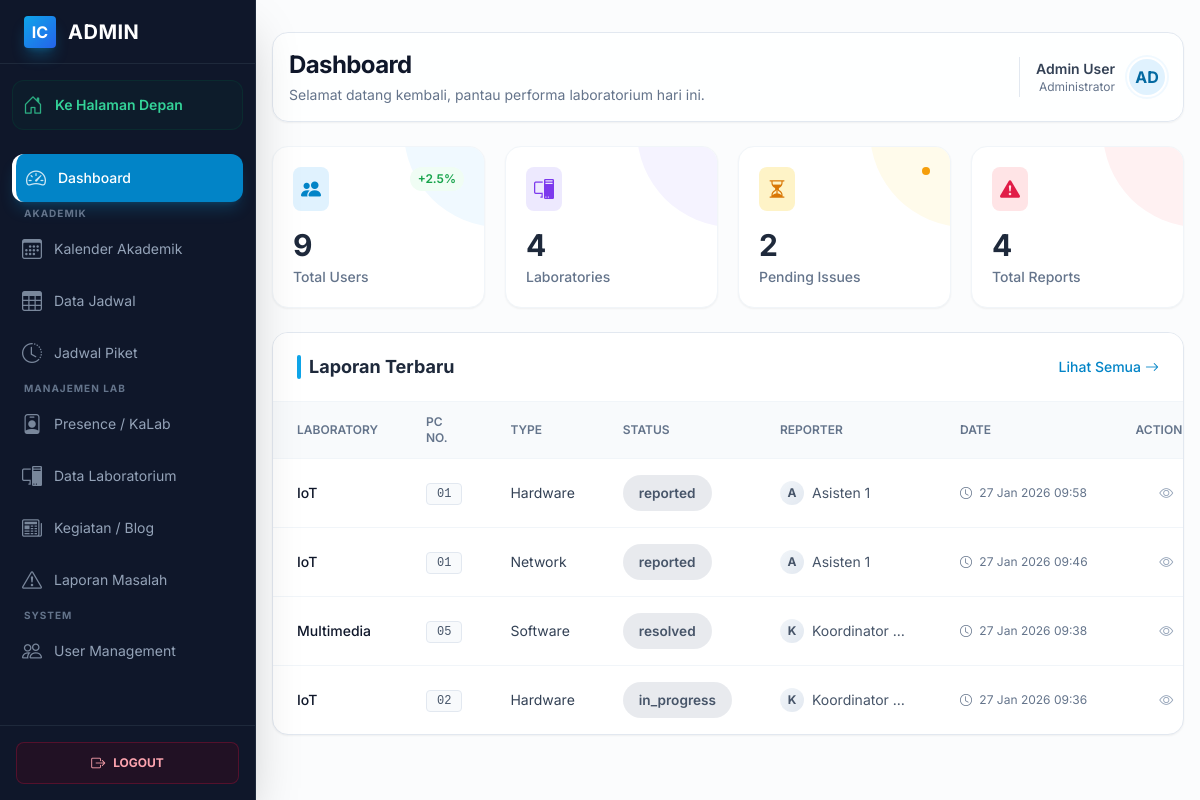
The page /public/admin/dashboard (signed in) on the database as committed earlier.
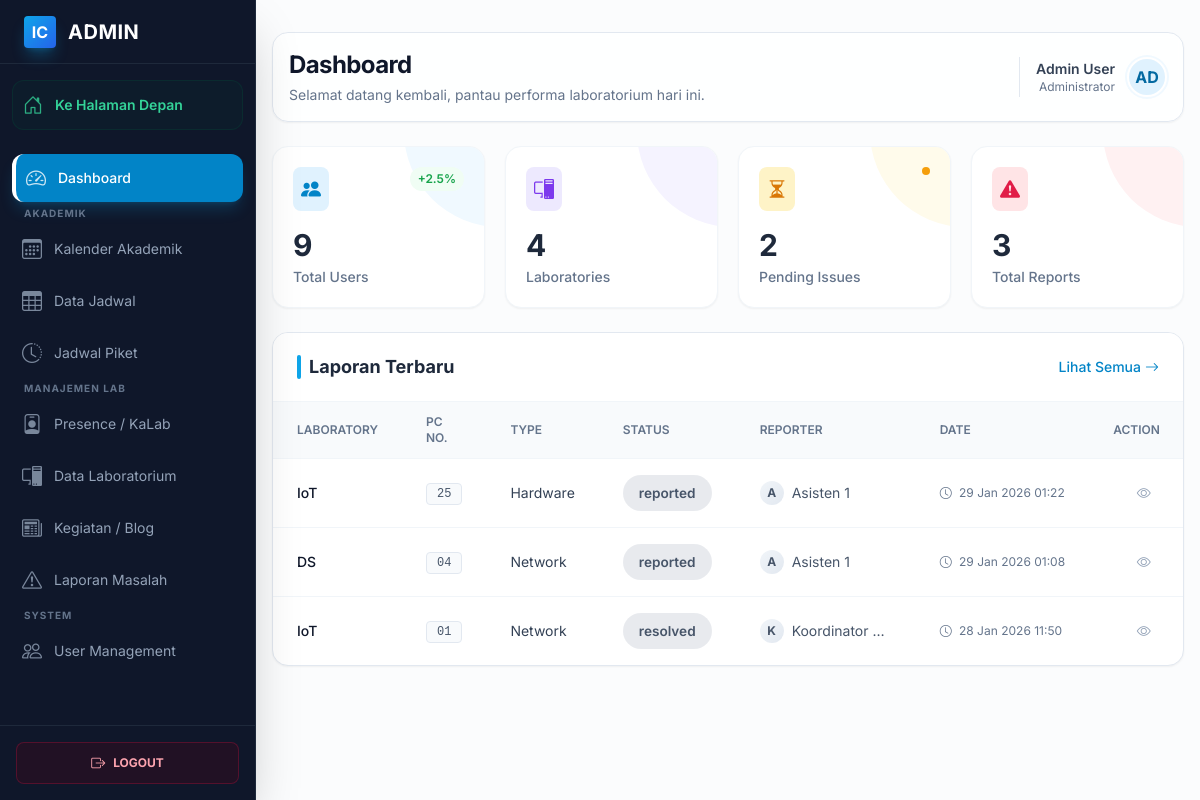
The same page on the database as committed later.
### tables this page shows
CREATE TABLE `lab_problems` (
  `id` int(11) NOT NULL AUTO_INCREMENT,
  `laboratory_id` int(11) NOT NULL,
  `pc_number` varchar(50) DEFAULT NULL,
  `problem_type` enum('hardware','software','network','other') NOT NULL,
  `description` text NOT NULL,
  `status` enum('reported','in_progress','resolved') DEFAULT 'reported',
  `reported_by` int(11) NOT NULL,
  `assigned_to` int(11) DEFAULT NULL,
  `reported_at` timestamp NOT NULL DEFAULT current_timestamp(),
  `started_at` datetime DEFAULT NULL,
  `completed_at` datetime DEFAULT NULL,
  PRIMARY KEY (`id`),
  KEY `reported_by` (`reported_by`),
  KEY `idx_lab_problems_status` (`status`),
  KEY `idx_lab_problems_lab` (`laboratory_id`),
  KEY `fk_lab_problems_assigned` (`assigned_to`),
  CONSTRAINT `fk_lab_problems_assigned` FOREIGN KEY (`assigned_to`) REFERENCES `users` (`id`) ON DELETE SET NULL,
  CONSTRAINT `lab_problems_ibfk_1` FOREIGN KEY (`laboratory_id`) REFERENCES `laboratories` (`id`) ON DELETE CASCADE,
  CONSTRAINT `lab_problems_ibfk_2` FOREIGN KEY (`reported_by`) REFERENCES `users` (`id`) ON DELETE CASCADE
);

CREATE TABLE `laboratories` (
  `id` int(11) NOT NULL AUTO_INCREMENT,
  `lab_name` varchar(100) NOT NULL,
  `image` varchar(255) DEFAULT NULL,
  `description` text DEFAULT NULL,
  `pc_count` int(11) DEFAULT 0,
  `tv_count` int(11) DEFAULT 0,
  `capacity` int(11) DEFAULT 0,
  `status` enum('active','maintenance','inactive') DEFAULT 'active',
  `location` varchar(100) DEFAULT NULL,
  `building` varchar(50) DEFAULT NULL,
  `floor` varchar(10) DEFAULT NULL,
  `room_number` varchar(20) DEFAULT NULL,
  PRIMARY KEY (`id`)
);

CREATE TABLE `users` (
  `id` int(11) NOT NULL AUTO_INCREMENT,
  `name` varchar(100) NOT NULL,
  `email` varchar(100) NOT NULL,
  `phone` varchar(20) DEFAULT NULL,
  `password` varchar(255) NOT NULL,
  `role_id` int(11) NOT NULL,
  `status` enum('active','inactive') DEFAULT 'active',
  `created_at` timestamp NOT NULL DEFAULT current_timestamp(),
  PRIMARY KEY (`id`),
  UNIQUE KEY `email` (`email`),
  KEY `idx_users_email` (`email`),
  KEY `idx_users_role` (`role_id`),
  CONSTRAINT `users_ibfk_1` FOREIGN KEY (`role_id`) REFERENCES `roles` (`id`)
);

### app/views/admin/dashboard.php (the view, shortened to what the rows shown need)
<?php include APP_PATH . '/views/layouts/header.php'; ?>
<div class="admin-layout antialiased bg-slate-50/50 min-h-screen relative text-slate-800">
    <?php include APP_PATH . '/views/layouts/sidebar.php'; ?>
    <main class="p-4 sm:ml-64 pt-8 transition-all duration-300">
        <div class="max-w-7xl mx-auto space-y-6">
            <div class="flex flex-col md:flex-row justify-between items-start md:items-center gap-4 bg-white/80 backdrop-blur-sm p-4 rounded-2xl border border-slate-200 shadow-sm">
                <div>
                    <h1 class="text-2xl font-bold tracking-tight text-slate-900">Dashboard</h1>
                    <p class="text-slate-500 text-sm mt-1">Selamat datang kembali, pantau performa laboratorium hari ini.</p>
                </div>
                <div class="flex items-center gap-3 pl-4 md:border-l md:border-slate-200">
                    <div class="text-right hidden sm:block">
                        <p class="text-sm font-semibold text-slate-700"><?= e($userName) ?></p>
                        <p class="text-xs text-slate-500">Administrator</p>
                    </div>
                    <div class="w-10 h-10 rounded-full bg-primary-100 flex items-center justify-center text-primary-700 font-bold border-2 border-white shadow-sm ring-2 ring-primary-50">
                        <?= strtoupper(substr($userName, 0, 2)) ?>
                    </div>
                </div>
            </div>
            <div class="admin-content space-y-6">
                <div class="grid grid-cols-1 sm:grid-cols-2 lg:grid-cols-4 gap-5">
                    <div class="group bg-white p-5 rounded-2xl border border-slate-100 shadow-sm hover:shadow-md transition-all duration-300 relative overflow-hidden">
                        <div class="relative z-10">
                            <div class="flex justify-between items-start mb-4">
                                <div class="p-2 bg-primary-100 text-primary-600 rounded-lg">
                                    <i class="bi bi-people-fill text-xl"></i>
                                </div>
                                <span class="text-xs font-semibold text-green-600 bg-green-50 px-2 py-1 rounded-full">+2.5%</span>
                            </div>
                            <div class="stat-value text-3xl font-bold text-slate-800"><?= $statistics['total_users'] ?? 0 ?></div>
                            <div class="stat-label text-slate-500 text-sm font-medium mt-1">Total Users</div>
                        </div>
                    </div>
                    <div class="group bg-white p-5 rounded-2xl border border-slate-100 shadow-sm hover:shadow-md transition-all duration-300 relative overflow-hidden">
                        <div class="absolute right-0 top-0 w-24 h-24 bg-violet-50 rounded-bl-full -mr-4 -mt-4 transition-transform group-hover:scale-110"></div>
                        <div class="relative z-10">
                            <div class="flex justify-between items-start mb-4">
                                <div class="p-2 bg-violet-100 text-violet-600 rounded-lg">
                                    <i class="bi bi-pc-display text-xl"></i>
                                </div>
                            </div>
                            <div class="stat-value text-3xl font-bold text-slate-800"><?= $statistics['total_laboratories'] ?? 0 ?></div>
                            <div class="stat-label text-slate-500 text-sm font-medium mt-1">Laboratories</div>
                        </div>
                    </div>
                    <div class="group bg-white p-5 rounded-2xl border border-slate-100 shadow-sm hover:shadow-md transition-all duration-300 relative overflow-hidden">
                        <div class="absolute right-0 top-0 w-24 h-24 bg-amber-50 rounded-bl-full -mr-4 -mt-4 transition-transform group-hover:scale-110"></div>
                        <div class="relative z-10">
                            <div class="flex justify-between items-start mb-4">
                                <div class="p-2 bg-amber-100 text-amber-600 rounded-lg">
                                    <i class="bi bi-hourglass-split text-xl"></i>
                                </div>
                                <?php if(($statistics['pending_problems'] ?? 0) > 0): ?>
                                    <span class="animate-pulse w-2 h-2 rounded-full bg-amber-500"></span>
                                <?php endif; ?>
                            </div>
                            <div class="stat-value text-3xl font-bold text-slate-800"><?= $statistics['pending_problems'] ?? 0 ?></div>
                            <div class="stat-label text-slate-500 text-sm font-medium mt-1">Pending Issues</div>
                        </div>
                    </div>
                    <div class="group bg-white p-5 rounded-2xl border border-slate-100 shadow-sm hover:shadow-md transition-all duration-300 relative overflow-hidden">
                        <div class="absolute right-0 top-0 w-24 h-24 bg-rose-50 rounded-bl-full -mr-4 -mt-4 transition-transform group-hover:scale-110"></div>
                        <div class="relative z-10">
                            <div class="flex justify-between items-start mb-4">
                                <div class="p-2 bg-rose-100 text-rose-600 rounded-lg">
                                    <i class="bi bi-exclamation-triangle-fill text-xl"></i>
                                </div>
                            </div>
                            <div class="stat-value text-3xl font-bold text-slate-800"><?= $statistics['total_problems'] ?? 0 ?></div>
                            <div class="stat-label text-slate-500 text-sm font-medium mt-1">Total Reports</div>
                        </div>
                    </div>
                </div>
                <div class="bg-white border border-slate-200 rounded-2xl shadow-sm overflow-hidden">
                    <div class="px-6 py-5 border-b border-slate-100 flex justify-between items-center bg-white">
                        <div class="flex items-center gap-2">
                            <div class="w-1 h-6 bg-primary-500 rounded-full"></div>
                            <h2 class="text-lg font-bold text-slate-800">Laporan Terbaru</h2>
                        </div>
                        <a href="<?= url('/admin/problems') ?>" class="text-sm text-primary-600 hover:text-primary-700 font-medium hover:underline flex items-center gap-1">
                            Lihat Semua <i class="bi bi-arrow-right"></i>
                        </a>
                    </div>
                    <div class="overflow-x-auto">
                        <?php if (!empty($recentProblems)): ?>
                            <table class="w-full text-sm text-left text-slate-600">
                                <thead class="text-xs text-slate-500 uppercase bg-slate-50 border-b border-slate-100">
                                    <tr>
                                        <th scope="col" class="px-6 py-3 font-semibold">Laboratory</th>
                                        <th scope="col" class="px-6 py-3 font-semibold">PC No.</th>
                                        <th scope="col" class="px-6 py-3 font-semibold">Type</th>
                                        <th scope="col" class="px-6 py-3 font-semibold">Status</th>
                                        <th scope="col" class="px-6 py-3 font-semibold">Reporter</th>
                                        <th scope="col" class="px-6 py-3 font-semibold">Date</th>
                                        <th scope="col" class="px-6 py-3 font-semibold text-right">Action</th>
                                    </tr>
                                </thead>
                                <tbody class="divide-y divide-slate-100">
                                    <?php foreach (array_slice($recentProblems, 0, 10) as $problem): ?>
                                        <tr class="hover:bg-slate-50/80 transition-colors duration-150">
                                            <td class="px-6 py-4 font-medium text-slate-900"><?= e($problem['lab_name']) ?></td>
                                            <td class="px-6 py-4">
                                                <span class="inline-flex items-center px-2.5 py-0.5 rounded border border-slate-200 bg-slate-50 text-slate-600 text-xs font-medium font-mono">
                                                    <?= e($problem['pc_number']) ?>
                                                </span>
                                            </td>
                                            <td class="px-6 py-4 text-slate-700"><?= getProblemTypeLabel($problem['problem_type']) ?></td>
                                            <td class="px-6 py-4">
                                                <?= getStatusBadge($problem['status']) ?>
                                            </td>
                                            <td class="px-6 py-4">
                                                <div class="flex items-center gap-2">
                                                    <div class="w-6 h-6 rounded-full bg-gradient-to-br from-slate-100 to-slate-200 flex items-center justify-center text-xs text-slate-600 font-bold">
                                                        <?= substr($problem['reporter_name'], 0, 1) ?>
                                                    </div>
                                                    <span class="truncate max-w-[100px]"><?= e($problem['reporter_name']) ?></span>
                                                </div>
                                            </td>
                                            <td class="px-6 py-4 text-slate-500 text-xs whitespace-nowrap">
                                                <i class="bi bi-clock me-1"></i>
                                                <?= formatDateTime($problem['reported_at']) ?>
                                            </td>
                                            <td class="px-6 py-4 text-right">
                                                <a href="<?= url('/admin/problems/' . $problem['id']) ?>"
                                                   class="inline-flex items-center justify-center w-8 h-8 rounded-full text-slate-400 hover:text-primary-600 hover:bg-primary-50 transition-all" title="View Details">
                                                    <i class="bi bi-eye"></i>
                                                </a>
                                            </td>
                                        </tr>
                                    <?php endforeach; ?>
                                </tbody>
                            </table>
                        <?php endif; ?>
                    </div>
                </div>
            </div>
        </div>
    </main>
</div>
<?php include APP_PATH . '/views/admin/layouts/footer.php'; ?>

### app/helpers/functions.php (shortened to what the rows shown need)
<?php
function e($string) {
    return htmlspecialchars($string, ENT_QUOTES, 'UTF-8');
}
function getStatusBadge($status) {
    $badges = [
        'active' => '<span style="padding: 0.5rem 1rem; border-radius: 9999px; font-size: 0.85rem; font-weight: 600; background: rgba(16, 185, 129, 0.15); color: #059669; display: inline-block;">✓ Active</span>',
        'inactive' => '<span style="padding: 0.5rem 1rem; border-radius: 9999px; font-size: 0.85rem; font-weight: 600; background: rgba(239, 68, 68, 0.15); color: #dc2626; display: inline-block;">✕ Inactive</span>',
        'pending' => '<span style="padding: 0.5rem 1rem; border-radius: 9999px; font-size: 0.85rem; font-weight: 600; background: rgba(245, 158, 11, 0.15); color: #d97706; display: inline-block;">⏳ Pending</span>',
        'completed' => '<span style="padding: 0.5rem 1rem; border-radius: 9999px; font-size: 0.85rem; font-weight: 600; background: rgba(16, 185, 129, 0.15); color: #059669; display: inline-block;">✓ Completed</span>',
        'in_progress' => '<span style="padding: 0.5rem 1rem; border-radius: 9999px; font-size: 0.85rem; font-weight: 600; background: rgba(59, 130, 246, 0.15); color: #2563eb; display: inline-block;">⚙️ In Progress</span>',
        'reported' => '<span style="padding: 0.5rem 1rem; border-radius: 9999px; font-size: 0.85rem; font-weight: 600; background: rgba(245, 158, 11, 0.15); color: #d97706; display: inline-block;">📋 Reported</span>',
        'resolved' => '<span style="padding: 0.5rem 1rem; border-radius: 9999px; font-size: 0.85rem; font-weight: 600; background: rgba(16, 185, 129, 0.15); color: #059669; display: inline-block;">✅ Resolved</span>',
    ];
    return $badges[$status] ?? '<span style="padding: 0.5rem 1rem; border-radius: 9999px; font-size: 0.85rem; font-weight: 600; background: rgba(100, 116, 139, 0.15); color: #475569; display: inline-block;">' . e($status) . '</span>';
}
function url($path = '') {
    return BASE_URL . '/' . ltrim($path, '/');
}

Rows that differ between the two databases and show on the page:
removed lab_problems: assigned_to "4", laboratory.lab_name "IoT", pc_number "01", problem_type "Hardware", status "reported", reported_by.name "A", reported_by.name "Asisten 1", reported_at "27 Jan 2026 09:58"
removed lab_problems: laboratory.lab_name "IoT", pc_number "01", problem_type "Network", status "reported", reported_by.name "A", reported_by.name "Asisten 1", reported_at "27 Jan 2026 09:46"
removed lab_problems: laboratory.lab_name "Multimedia", pc_number "05", problem_type "Software", status "resolved", reported_by.name "K", reported_by.name "Koordinator…", reported_at "27 Jan 2026 09:38"
removed lab_problems: laboratory.lab_name "IoT", pc_number "02", problem_type "Hardware", status "in_progress", reported_by.name "K", reported_by.name "Koordinator…", reported_at "27 Jan 2026 09:36"
added lab_problems: assigned_to "4", reported_by "3", laboratory.lab_name "IoT", pc_number "25", problem_type "Hardware", status "reported", reported_by.name "A", reported_by.name "Asisten 1", reported_at "29 Jan 2026 01:22"
added lab_problems: laboratory.lab_name "DS", pc_number "04", problem_type "Network", status "reported", assigned_to.name "A", assigned_to.name "Asisten 1", reported_at "29 Jan 2026 01:08"
added lab_problems: laboratory.lab_name "IoT", pc_number "01", problem_type "Network", status "resolved", reported_by.name "K", reported_by.name "Koordinator…", reported_at "28 Jan 2026 11:50"
